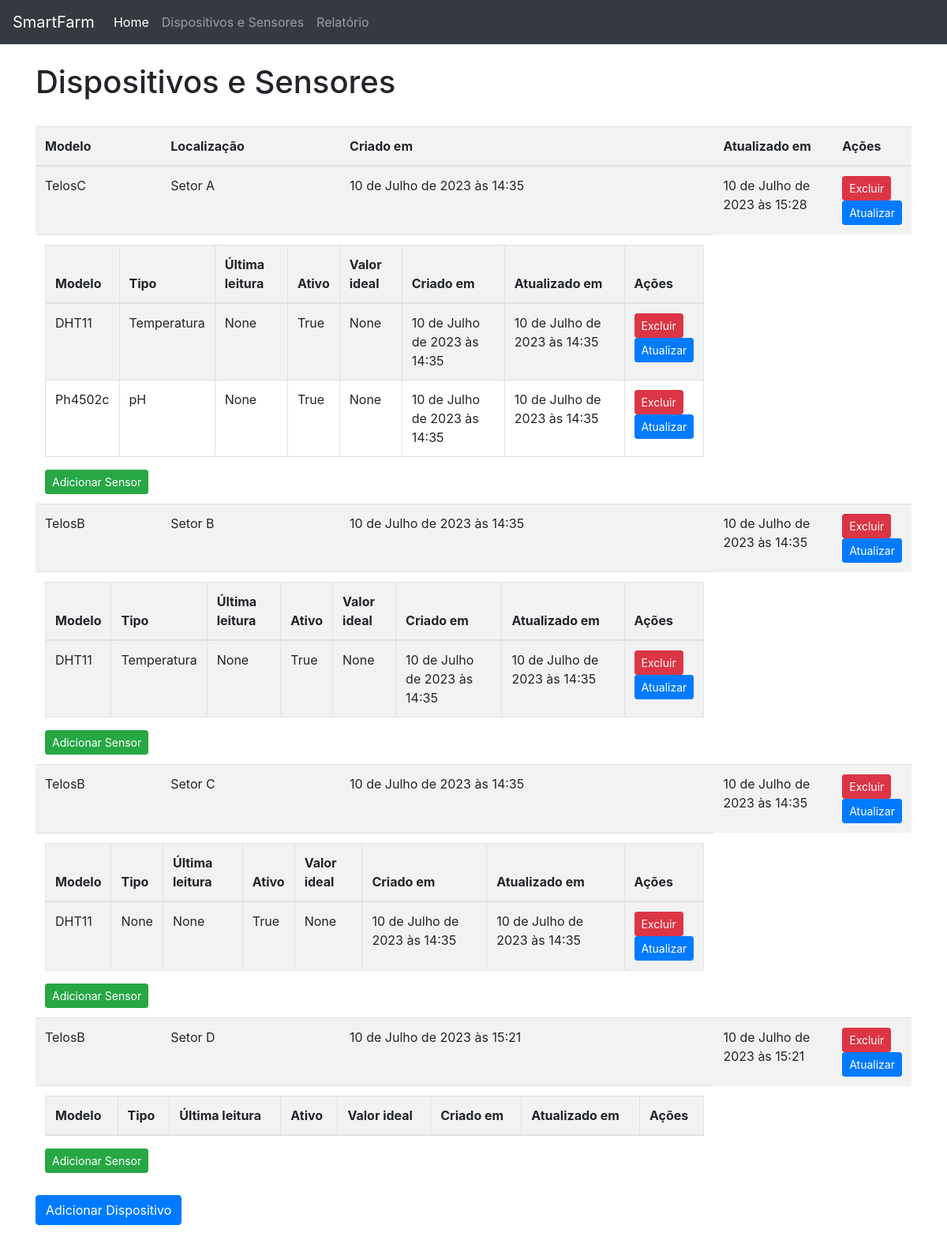
Page /dispositivos_e_sensores/ on the earlier database version.
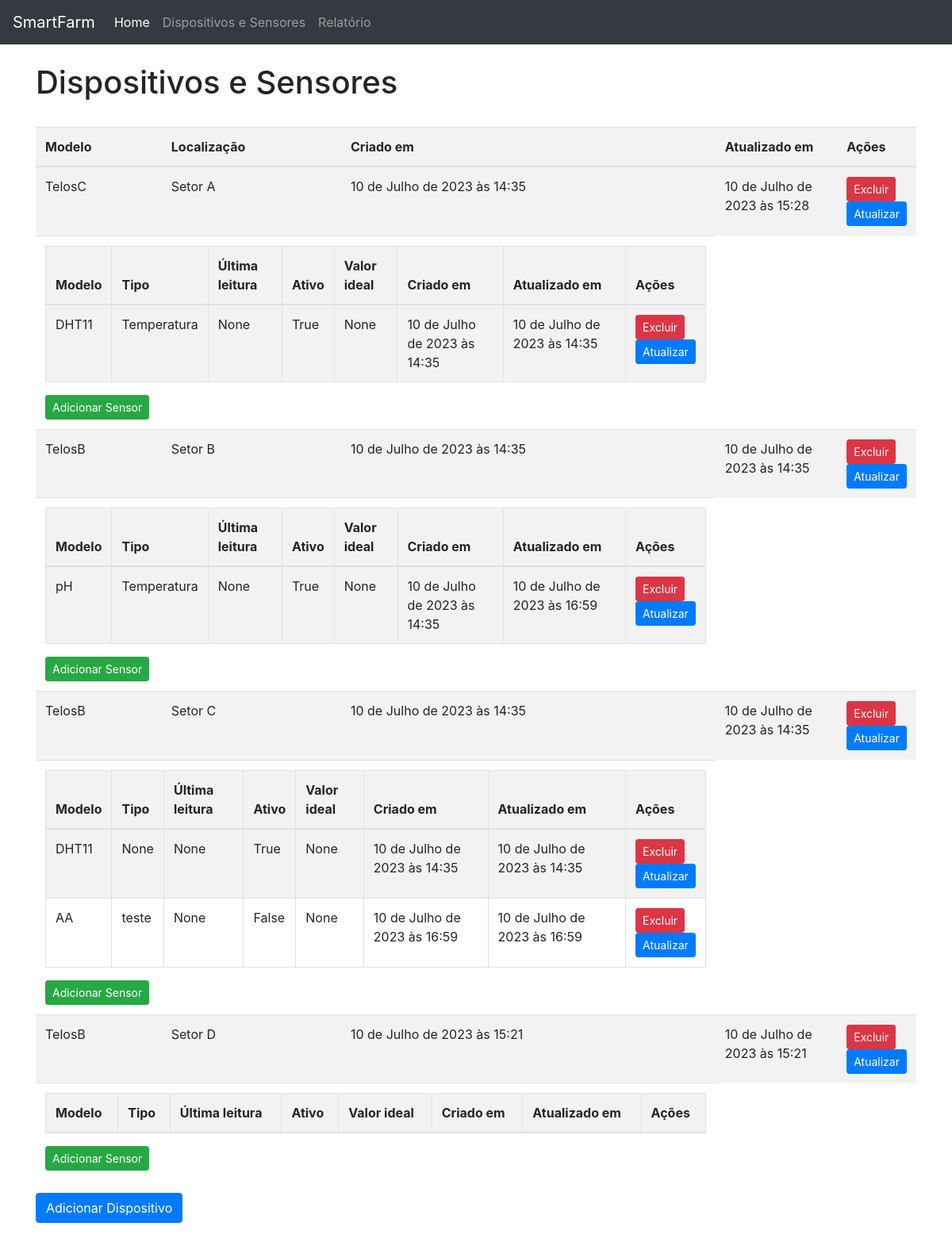
Same page on the later database version.
### app/models.py (models this page shows)
class Dispositivo(models.Model):
    modelo = models.CharField(max_length=100, blank=True, null=True)
    localizacao = models.CharField(max_length=100, blank=True, null=True)
    created_at = models.DateTimeField(auto_now_add=True)
    updated_at = models.DateTimeField(auto_now=True)
    class Meta:
        db_table = 'dispositivo'

class Sensor(models.Model):
    modelo = models.CharField(max_length=100, blank=True, null=True)
    tipo = models.CharField(max_length=100, blank=True, null=True)
    ultima_leitura = models.DateTimeField(blank=True, null=True)
    ativo = models.BooleanField(blank=True, null=True)
    valor_ideal = models.FloatField(blank=True, null=True)
    dispositivo = models.ForeignKey(Dispositivo, on_delete=models.CASCADE, related_name='sensores')
    created_at = models.DateTimeField(auto_now_add=True)
    updated_at = models.DateTimeField(auto_now=True)
    class Meta:
        db_table = 'sensor'

### app/views.py (the view)
# urls.py: path("dispositivos_e_sensores/", views.dispositivos,
def dispositivos(request):
    dispositivos = Dispositivo.objects.all()
    context = {
        'dispositivos': dispositivos
    }
    return render(request, 'dispositivos_e_sensores.html', context)

### template/dispositivos_e_sensores.html (shortened to what the changed rows need)
<!DOCTYPE html>
<html>
    <head>
        <link
            rel="stylesheet"
            href="https://maxcdn.bootstrapcdn.com/bootstrap/4.0.0/css/bootstrap.min.css"
        />
    </head>
    <body>
        <br />
        <div class="container">
            <h1>Dispositivos e Sensores</h1>
            <br />
            <table class="table zebra-table">
                <thead>
                    <tr>
                        <th>Modelo</th>
                        <th>Localização</th>
                        <th>Criado em</th>
                        <th>Atualizado em</th>
                        <th>Ações</th>
                    </tr>
                </thead>
                <tbody>
                    {% for dispositivo in dispositivos %}
                    <tr>
                        <td>{{ dispositivo.modelo }}</td>
                        <td>{{ dispositivo.localizacao }}</td>
                        <td>{{ dispositivo.created_at }}</td>
                        <td>{{ dispositivo.updated_at }}</td>
                        <td>
                            <form
                                action="{% url 'delete_dispositivo' dispositivo.id %}"
                                method="post"
                            >
                                <button
                                    type="submit"
                                    class="btn btn-danger btn-sm"
                                >
                                    Excluir
                                </button>
                            </form>
                            <a
                                href="{% url 'atualizar_dispositivo' dispositivo.id %}"
                                class="btn btn-primary btn-sm"
                                >Atualizar</a
                            >
                        </td>
                    </tr>
                    <tr>
                        <td colspan="3">
                            <table class="table table-bordered">
                                <thead>
                                    <tr>
                                        <th>Modelo</th>
                                        <th>Tipo</th>
                                        <th>Última leitura</th>
                                        <th>Ativo</th>
                                        <th>Valor ideal</th>
                                        <th>Criado em</th>
                                        <th>Atualizado em</th>
                                        <th>Ações</th>
                                    </tr>
                                </thead>
                                <tbody>
                                    {% for sensor in dispositivo.sensores.all %}
                                    <tr>
                                        <td>{{ sensor.modelo }}</td>
                                        <td>{{ sensor.tipo }}</td>
                                        <td>{{ sensor.ultima_leitura }}</td>
                                        <td>{{ sensor.ativo }}</td>
                                        <td>{{ sensor.valor_ideal }}</td>
                                        <td>{{ sensor.created_at }}</td>
                                        <td>{{ sensor.updated_at }}</td>
                                        <td>
                                            <form
                                                action="{% url 'delete_sensor' sensor.id %}"
                                                method="post"
                                            >
                                                <button
                                                    type="submit"
                                                    class="btn btn-danger btn-sm"
                                                >
                                                    Excluir
                                                </button>
                                            </form>
                                            <a
                                                href="{% url 'atualizar_sensor' sensor.id %}"
                                                class="btn btn-primary btn-sm"
                                                >Atualizar</a
                                            >
                                        </td>
                                    </tr>
                                    {% endfor %}
                                </tbody>
                            </table>
                            <a
                                href="{% url 'adicionar_sensor' dispositivo.id %}"
                                class="btn btn-success btn-sm"
                                >Adicionar Sensor</a
                            >
                        </td>
                    </tr>
                    {% endfor %}
                </tbody>
            </table>
        </div>
        <br />
    </body>
</html>

Differences in the rows shown:
removed Sensor: modelo "Ph4502c", tipo "pH", ultima_leitura "None", ativo "True", valor_ideal "None", created_at "10 de Julho de 2023 às 14:35", updated_at "10 de Julho de 2023 às 14:35", shown under Dispositivo "TelosC"
changed Sensor (number 2 of 4 on the later page): modelo "DHT11" → "pH"; updated_at "10 de Julho de 2023 às 14:35" → "10 de Julho de 2023 às 16:59"
added Sensor: modelo "AA", tipo "teste", ultima_leitura "None", ativo "False", valor_ideal "None", created_at "10 de Julho de 2023 às 16:59", updated_at "10 de Julho de 2023 às 16:59", shown under Dispositivo "Setor C"
